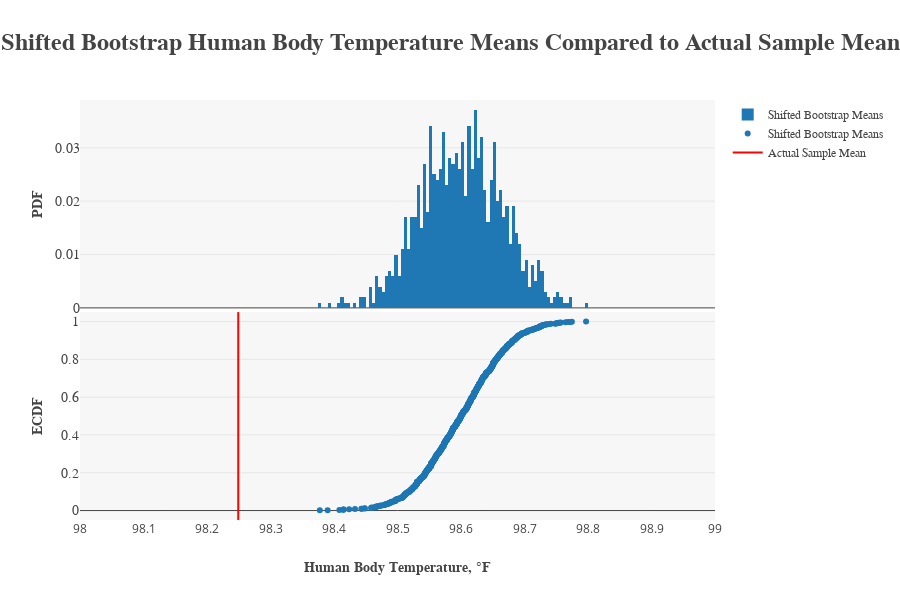

The notebook cell this image was saved under:
### Code cell
shifted_temp = df.temperature + 98.6 - sample_mean
shifted_bs_means = draw_bs_replicates(shifted_temp, np.mean, 1000)
x_bsrp, y_bsrp = ecdf(shifted_bs_means)

trace0 = go.Histogram(name="Shifted Bootstrap Means", x=x_bsrp, histnorm="probability", nbinsx=100)
trace1 = go.Scatter(x=x_bsrp, y=y_bsrp, mode="markers", name="Shifted Bootstrap Means",
                    marker=dict(color="rgba(31, 119, 180, 1)"))
trace2 = go.Scatter(x=x_mean, y=y_mean, mode="lines", line=dict(color="red"), name="Actual Sample Mean")

fig = py.tools.make_subplots(rows=2, cols=1, shared_xaxes=True, vertical_spacing=0.01)
fig.append_trace(trace0, 1, 1)
fig.append_trace(trace1, 2, 1)
fig.append_trace(trace2, 2, 1)

fig["layout"].update(
    plot_bgcolor="rgb(247,247,247)",
    legend=dict(font=dict(family="serif", size=12)),
    height=600,
    title="<b>Shifted Bootstrap Human Body Temperature Means Compared to Actual Sample Mean</b>",
    titlefont=dict(family="serif", size=24),
    yaxis1=dict(title="<b>PDF</b>", titlefont=dict(family="serif", size=14),
               tickfont=dict(family="serif", size=14)), 
    yaxis2=dict(title="<b>ECDF</b>", titlefont=dict(family="serif", size=14), dtick=0.2,
               tickfont=dict(family="serif", size=14), range=[-0.05, 1.05]),
    xaxis1=dict(title="<b>Human Body Temperature, {0}F</b>".format(u'\xb0'), dtick=0.1,
               titlefont=dict(family="serif", size=14), range=[98, 99]))

py.offline.iplot(fig)

bs_p = np.sum(shifted_bs_means <= np.mean(df.temperature)) / len(shifted_bs_means) * 2 # two-sided p-value
print("The probability that the Population Mean Human Body Temperature is equal to 98.6{0}F is "
      .format(u'\xb0') + str(bs_p) + " when considering the provided sample data.")

### Figure 1 — Plotly figure (JSON) as saved in the notebook; plotly's stock layout.template omitted (floating-point values rounded to 4 significant figures; data arrays with more than 128 entries replaced by an {"elided": "..."} marker saying what was removed)
{"data": [{"histnorm": "probability", "name": "Shifted Bootstrap Means", "nbinsx": 100, "type": "histogram", "x": {"elided": "1000 float values"}, "xaxis": "x1", "yaxis": "y1"}, {"marker": {"color": "rgba(31, 119, 180, 1)"}, "mode": "markers", "name": "Shifted Bootstrap Means", "type": "scatter", "x": {"elided": "1000 float values"}, "xaxis": "x1", "y": {"elided": "1000 float values"}, "yaxis": "y2"}, {"line": {"color": "red"}, "mode": "lines", "name": "Actual Sample Mean", "type": "scatter", "x": [98.25, 98.25], "xaxis": "x1", "y": [-0.05, 1.05], "yaxis": "y2"}], "layout": {"height": 600, "legend": {"font": {"family": "serif", "size": 12}}, "plot_bgcolor": "rgb(247,247,247)", "title": "<b>Shifted Bootstrap Human Body Temperature Means Compared to Actual Sample Mean</b>", "titlefont": {"family": "serif", "size": 24}, "xaxis1": {"anchor": "y2", "domain": [0, 1], "dtick": 0.1, "range": [98, 99], "title": "<b>Human Body Temperature, °F</b>", "titlefont": {"family": "serif", "size": 14}}, "yaxis1": {"anchor": "free", "domain": [0.505, 1], "position": 0, "tickfont": {"family": "serif", "size": 14}, "title": "<b>PDF</b>", "titlefont": {"family": "serif", "size": 14}}, "yaxis2": {"anchor": "x1", "domain": [0, 0.495], "dtick": 0.2, "range": [-0.05, 1.05], "tickfont": {"family": "serif", "size": 14}, "title": "<b>ECDF</b>", "titlefont": {"family": "serif", "size": 14}}}}
